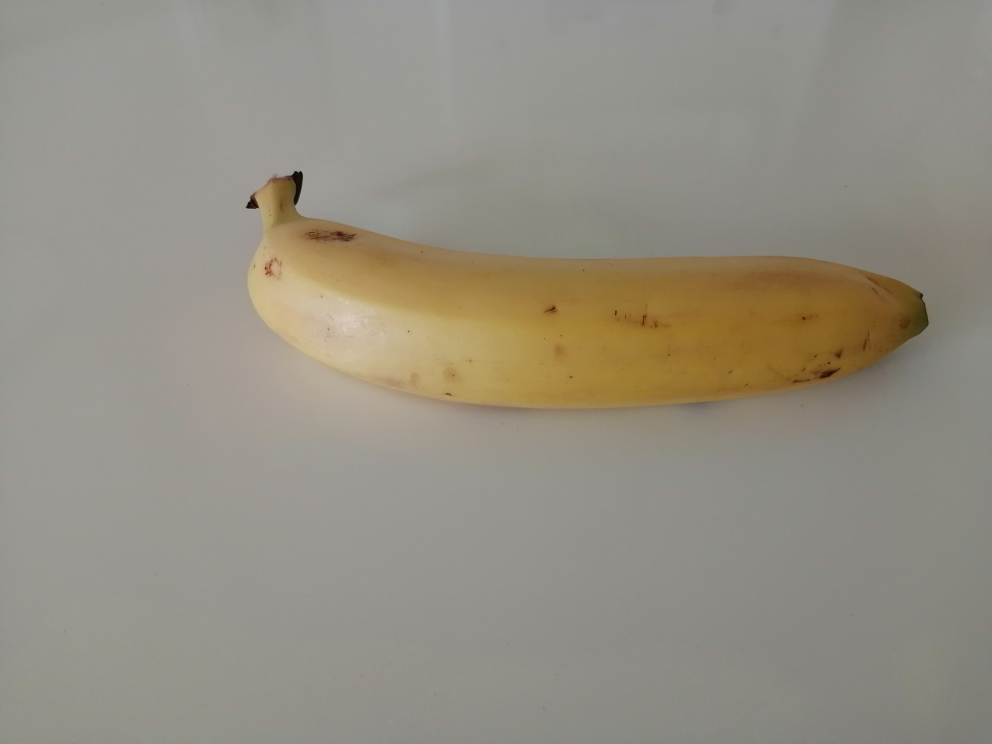
#> input picture raw_images/banana/01_00_banana.jpg, 3968 x 2976 px, found by its file name (shown at 1/4 size)
$ python 'Code Banaan V1 conceptueel.py'   (older library calls are emulated)
#> lines starting #> are read from the running program, lines starting #| are printed output that depends on the picture; after the words box and inside, x2 and y2 are one past the last pixel; in counts of white or black regions, pixels touching at a corner belong together; long printed decimals are rounded
# -*- coding: utf-8 -*-
"""
Created on Wed Sep  2 22:55:30 2020

@author: quint
"""
import cv2
import numpy as np
import glob
from utilities.Sliders import Sliders

imagebanaan = cv2.imread('..\\raw_images\\banana\\01_00_banana.jpg')
#> imagebanaan is the input picture: shape (2976, 3968, 3); mean B, G, R 130.6, 142.9, 148.8

#Resize image
scale_percent = 40
width = int(imagebanaan.shape[1] * scale_percent / 100)
height = int(imagebanaan.shape[0] * scale_percent / 100)
dim = (width, height)
image = cv2.resize(imagebanaan, dim, interpolation = cv2.INTER_AREA)
image_copy = image

def auto_canny(image, sigma = 0.35):
    # compute the mediam of the single channel pixel intensities
    v = np.median(image)

    # apply automatic Canny edge detection using the computed median
    lower = int(max(0, (1.0 - sigma) * v))
    upper = int(min(255, (1.0 + sigma) *v))
    edged = cv2.Canny(image, lower, upper)

    # return edged image
    return edged

#Preprocessing
imgray = cv2.cvtColor(image_copy, cv2.COLOR_BGR2GRAY)
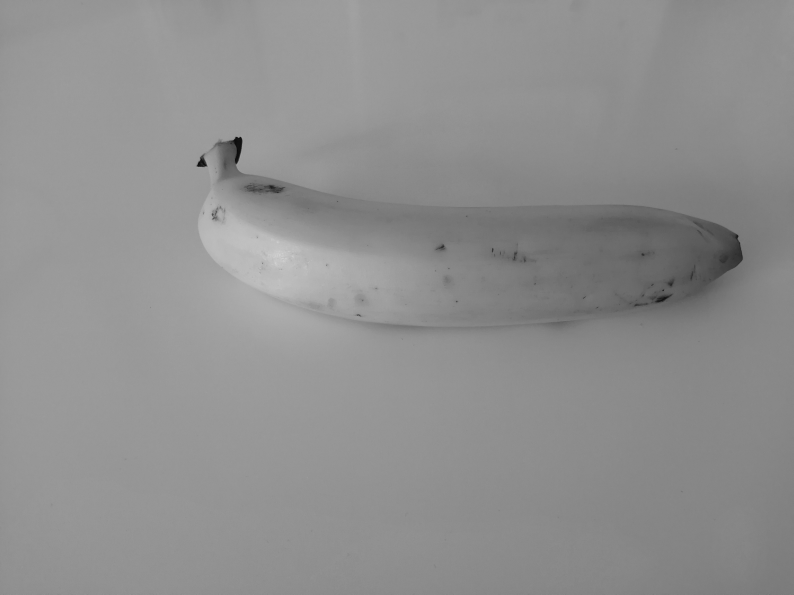
#> imgray: shape (1190, 1587) (shown at 1/2 size); min 5, max 218, mean 143.2
blur = cv2.bilateralFilter(imgray, 2, 2, 1)

wide = auto_canny(blur, 500)
#> in auto_canny, `v = np.median(image)`: v = 145
#> in auto_canny, `lower = int(max(0, (1.0 - sigma) * v))`: lower = 0
#> in auto_canny, `upper = int(min(255, (1.0 + sigma) *v))`: upper = 255
#> in auto_canny, `edged = cv2.Canny(image, lower, upper)`:
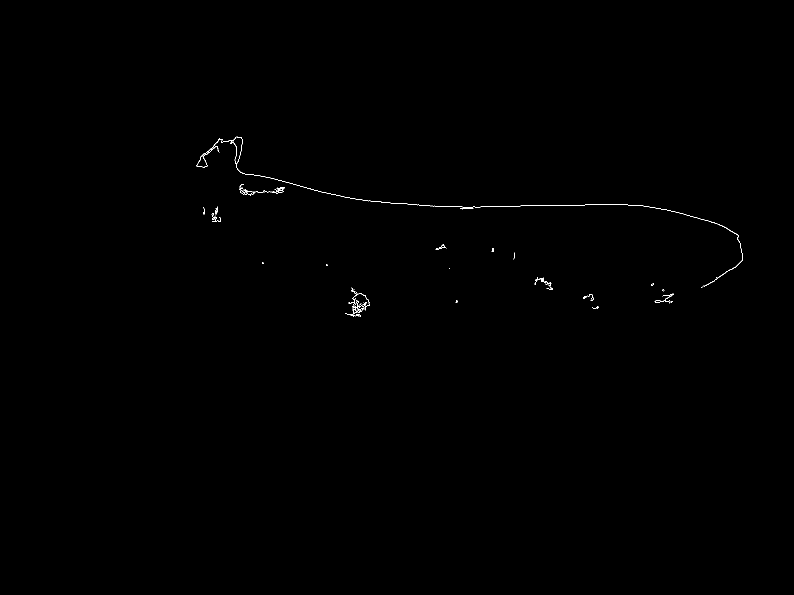
#> edged: shape (1190, 1587) (shown at 1/2 size); 0.15% white in thin lines or dots, all inside (x1, y1, x2, y2) = (393, 273, 1486, 633)
tight = auto_canny(blur, 500)
auto = auto_canny(blur)
#> call 3 of auto_canny, with sigma = 0.35
#> in auto_canny (call 3), `lower = int(max(0, (1.0 - sigma) * v))`: lower = 94
#> in auto_canny (call 3), `upper = int(min(255, (1.0 + sigma) *v))`: upper = 195
#> in auto_canny (call 3), `edged = cv2.Canny(image, lower, upper)`:
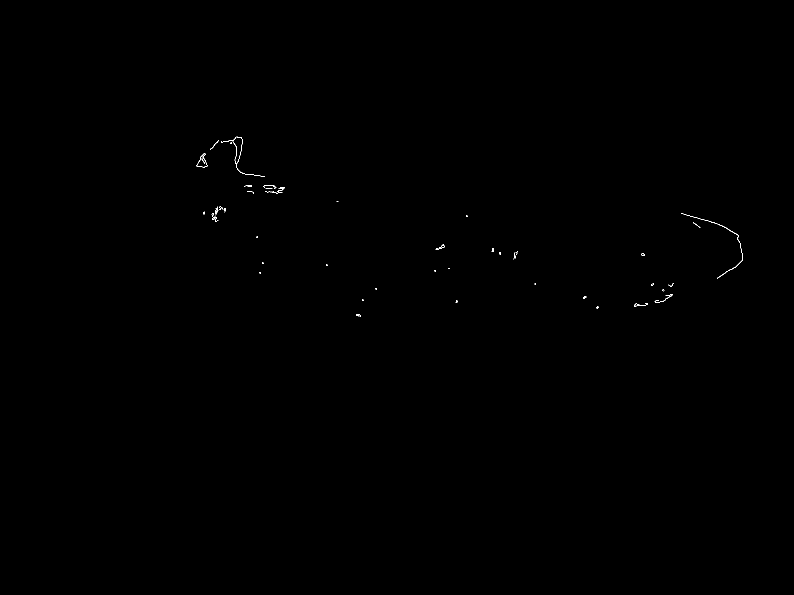
#> edged: shape (1190, 1587) (shown at 1/2 size); 0.08% white in thin lines or dots, all inside (x1, y1, x2, y2) = (393, 273, 1486, 633)

#Find Contours
ret, thresh = cv2.threshold(tight, 40, 40, 2 )
im2, contours, hierarchy = cv2.findContours(thresh, cv2.RETR_TREE, cv2.CHAIN_APPROX_NONE)
#> contours = 52 contours, 42 with area under 20; largest, box (x1, y1, x2, y2) and area: (393, 276, 445, 335) 338, (393, 311, 415, 335) 264, (690, 575, 739, 633) 145, (442, 273, 1486, 576) 118, (479, 369, 568, 392) 41
cv2.drawContours(image, contours, -9, (2555,255,255), 2)

#Min max cordinaten van canny edge
pts = np.argwhere(tight>0)
#> pts = 2876 pairs, first value 273 to 632, second value 393 to 1485
y1,x1 = pts.min(axis=0)
#> y1 = 273; x1 = 393
y2,x2 = pts.max(axis=0)
#> y2 = 632; x2 = 1485

# Knip de regio uit
cropped = image[y1:y2, x1:x2]
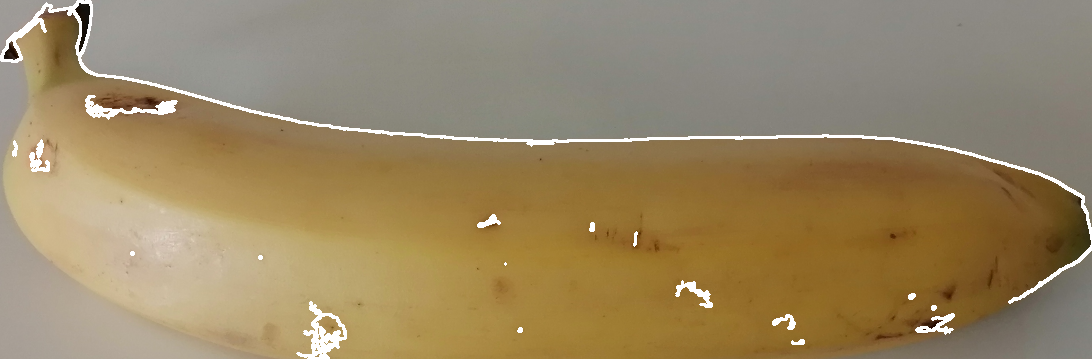
#> cropped: shape (359, 1092, 3); mean B, G, R 100.5, 134.7, 153.4
cv2.imwrite("cropped.png", cropped)
cv2.imshow('edgesa',cropped)
average = cropped.mean(axis=0).mean(axis=0)
#> average = [100.5, 134.7, 153.4]
tagged = cv2.rectangle(image.copy(), (x1,y1), (x2,y2), (0,255,0), 3, cv2.LINE_AA)

# vindt gemiddelde kleur
avg_color_per_row = np.average(cropped, axis=0)
#> avg_color_per_row = 1092 rows, first 8: [148.6, 156.8, 163.8], [149.1, 157.6, 164.7], [149.5, 158.8, 165.9], [149.9, 159.8, 167.1], [147.5, 158.1, 166], [145.9, 157.4, 165.3], [146.8, 159, 166.7], [146.5, 159.2, 167.2]
avg_color = np.average(avg_color_per_row, axis=0)
#> avg_color = [100.5, 134.7, 153.4]
print(avg_color)
#| [100.473 134.731 153.403]

# vindt dominante kleur
pixels = np.float32(cropped.reshape(-1, 3))

n_colors = 5
criteria = (cv2.TERM_CRITERIA_EPS + cv2.TERM_CRITERIA_MAX_ITER, 200, .1)
flags = cv2.KMEANS_RANDOM_CENTERS

_, labels, palette = cv2.kmeans(pixels, n_colors, None, criteria, 10, flags)
#> palette = [[129.1, 137.3, 139.9], [255, 255, 255], [42.37, 97.12, 131.9], [136.5, 171.8, 190.2], [70.31, 128.9, 159.6]]
_, counts = np.unique(labels, return_counts=True)
#> counts = [143313, 8798, 85907, 63113, 90897]
dominant = palette[np.argmax(counts)]
#> dominant = [129.1, 137.3, 139.9]
print(dominant)
#| [129.069 137.2938  139.940]


#Post image
cv2.imshow('edges',tagged)

cv2.waitKey()
cv2.destroyAllWindows()

$ run again, with raw_images/banana/01_01_banana.jpg copied over raw_images/banana/01_00_banana.jpg
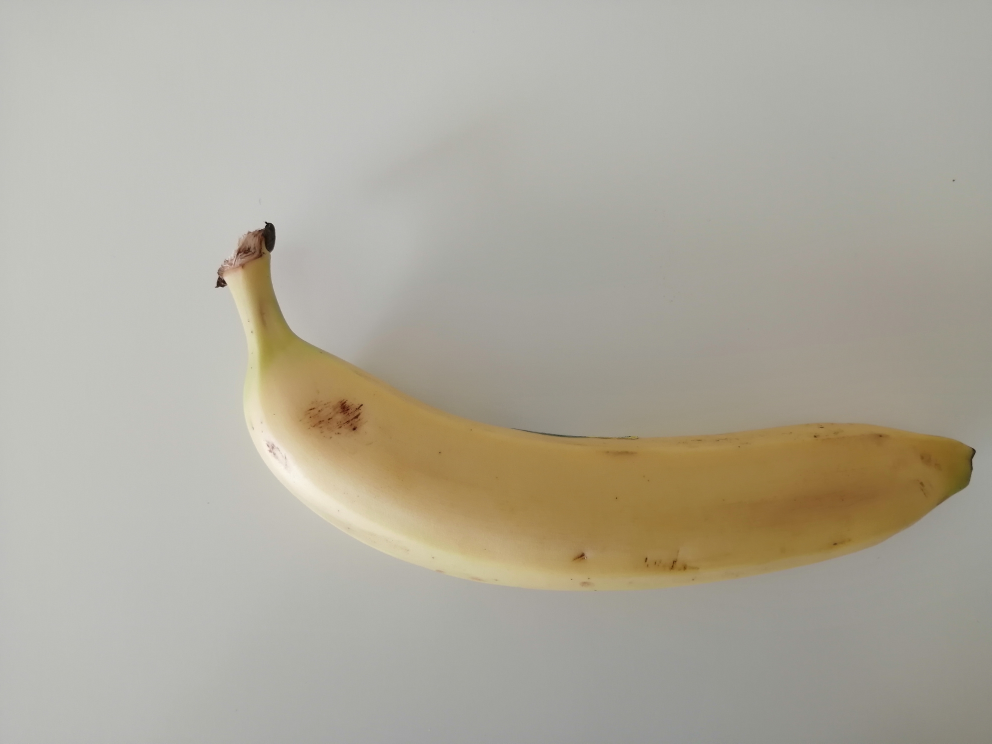
#> input picture raw_images/banana/01_01_banana.jpg, 3968 x 2976 px, found by its file name (shown at 1/4 size)
#> imagebanaan is the input picture: shape (2976, 3968, 3); mean B, G, R 156.1, 169.4, 174
#> v = 172
#> lower = 0
#> upper = 255
#> in auto_canny, `edged = cv2.Canny(image, lower, upper)`:
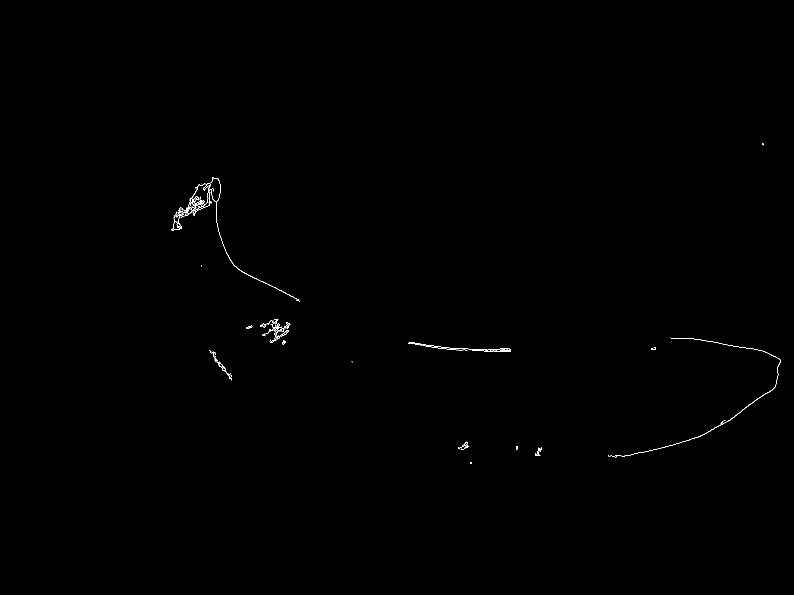
#> edged: shape (1190, 1587) (shown at 1/2 size); 0.18% white in thin lines or dots, all inside (x1, y1, x2, y2) = (343, 287, 1561, 927)
#> edged: shape (1190, 1587); 0.11% white in thin lines or dots, all inside (x1, y1, x2, y2) = (343, 287, 1561, 928)
#> contours = 61 contours, 45 with area under 20; largest, box (x1, y1, x2, y2) and area: (356, 354, 600, 603) 158, (1216, 675, 1561, 916) 120, (343, 423, 367, 461) 90, (374, 383, 421, 432) 84, (539, 645, 581, 686) 74
#> pts = 3397 pairs, first value 287 to 926, second value 343 to 1560
#> y1 = 287; x1 = 343
#> y2 = 926; x2 = 1560
#> average = [133.7, 157.3, 168.8]
#> `tagged = cv2.rectangle(image.copy(), (x1,y1), (x2,y2), (0,255,0), 3, c..`:
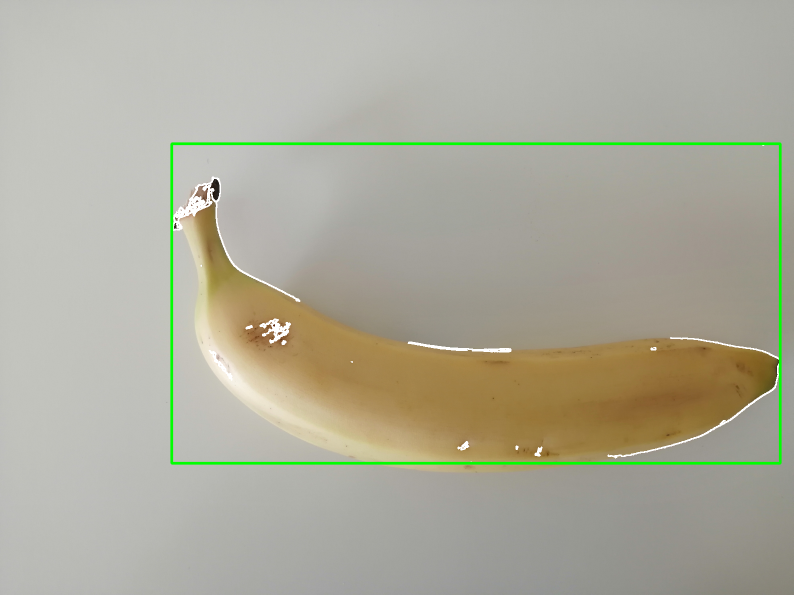
#> tagged: shape (1190, 1587, 3) (shown at 1/2 size); mean B, G, R 155.2, 171, 172.8
#> avg_color_per_row = 1217 rows, first 8: [188.7, 194.5, 194], [188.9, 194.7, 194.2], [189.5, 195.2, 194.8], [190.4, 196, 195.7], [191.3, 197, 196.6], [189.6, 195.4, 195.1], [188.6, 194.3, 194.2], [187.2, 192.9, 193.2]
#> avg_color = [133.7, 157.3, 168.8]
#| [133.652  157.292 168.819]
#> palette = [[53.84, 109.9, 142.8], [236.2, 243.9, 247.5], [177, 188.7, 192], [78.69, 134, 164.1], [145.9, 157.7, 162.3]]
#> counts = [74847, 17099, 162453, 136937, 386327]
#> dominant = [145.9, 157.7, 162.3]
#| [145.860 157.685 162.2985 ]

$ run again, with raw_images/banana/01_02_banana.jpg copied over raw_images/banana/01_00_banana.jpg
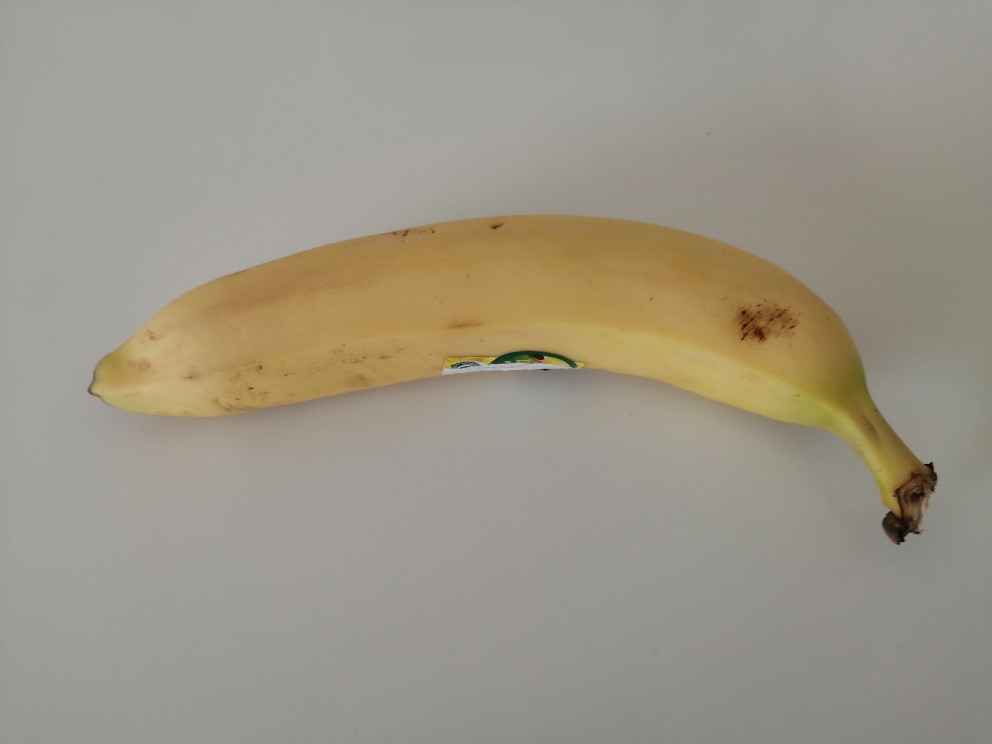
#> input picture raw_images/banana/01_02_banana.jpg, 3968 x 2976 px, found by its file name (shown at 1/4 size)
#> imagebanaan is the input picture: shape (2976, 3968, 3); mean B, G, R 135.4, 149.9, 156
#> v = 152
#> lower = 0
#> upper = 255
#> in auto_canny, `edged = cv2.Canny(image, lower, upper)`:
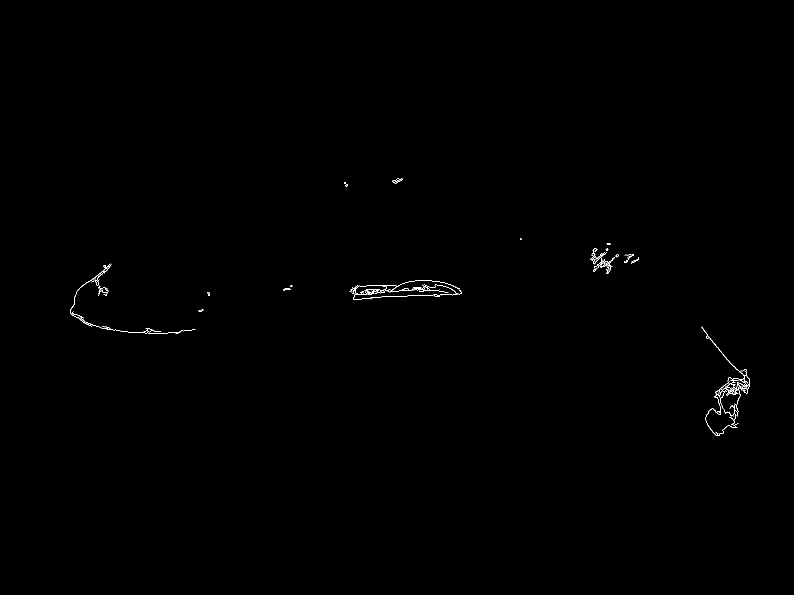
#> edged: shape (1190, 1587) (shown at 1/2 size); 0.21% white in thin lines or dots, all inside (x1, y1, x2, y2) = (140, 356, 1500, 872)
#> edged: shape (1190, 1587); 0.14% white in thin lines or dots, all inside (x1, y1, x2, y2) = (140, 357, 1500, 872)
#> contours = 71 contours, 49 with area under 20; largest, box (x1, y1, x2, y2) and area: (140, 527, 391, 668) 342, (1402, 653, 1500, 833) 252, (1186, 505, 1214, 529) 123, (1201, 514, 1229, 548) 93, (203, 574, 217, 586) 74
#> pts = 3922 pairs, first value 356 to 871, second value 140 to 1499
#> y1 = 356; x1 = 140
#> y2 = 871; x2 = 1499
#> average = [119.6, 147.4, 161.8]
#> `tagged = cv2.rectangle(image.copy(), (x1,y1), (x2,y2), (0,255,0), 3, c..`:
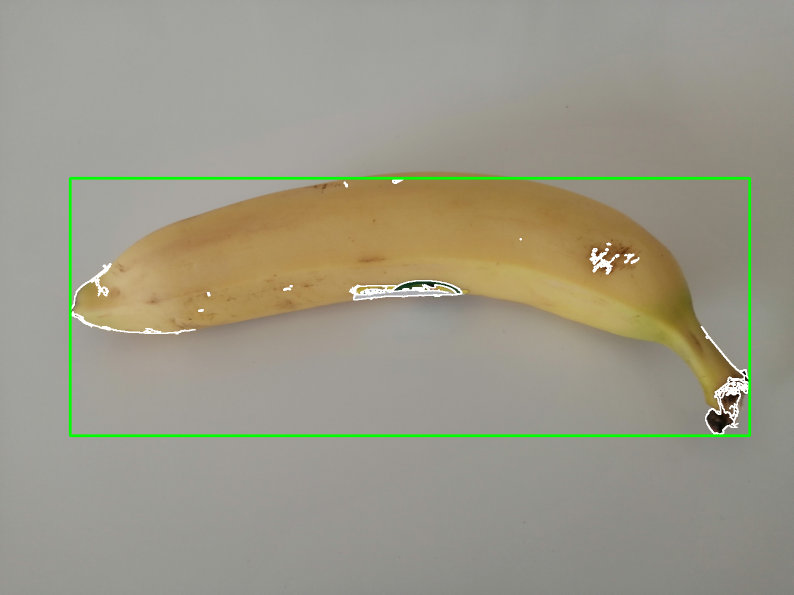
#> tagged: shape (1190, 1587, 3) (shown at 1/2 size); mean B, G, R 135.1, 152, 155.1
#> avg_color_per_row = 1359 rows, first 8: [158.8, 164.1, 164.3], [159.2, 164.3, 164.8], [159.4, 164.7, 165], [158.3, 163.8, 164.2], [159.1, 164.6, 165], [159.5, 164.9, 165.4], [159.5, 164.9, 165.5], [160.1, 165.5, 166.3]
#> avg_color = [119.6, 147.4, 161.8]
#| [119.626 147.424 161.817]
#> palette = [[255, 255, 255], [86.34, 145.1, 175], [59.03, 111.8, 140.9], [125.1, 137.4, 144], [149.7, 157.5, 161.3]]
#> counts = [11682, 204829, 69475, 122440, 291459]
#> dominant = [149.7, 157.5, 161.3]
#| [149.707 157.461 161.295]
